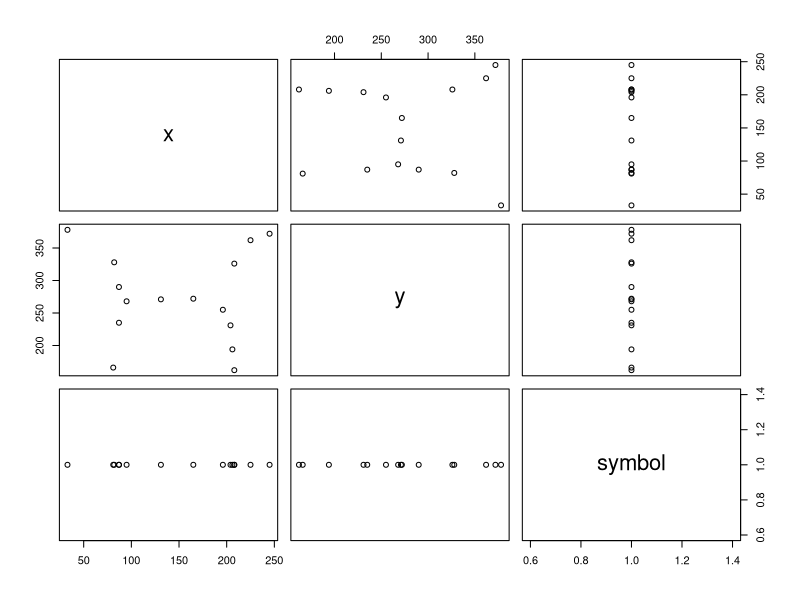
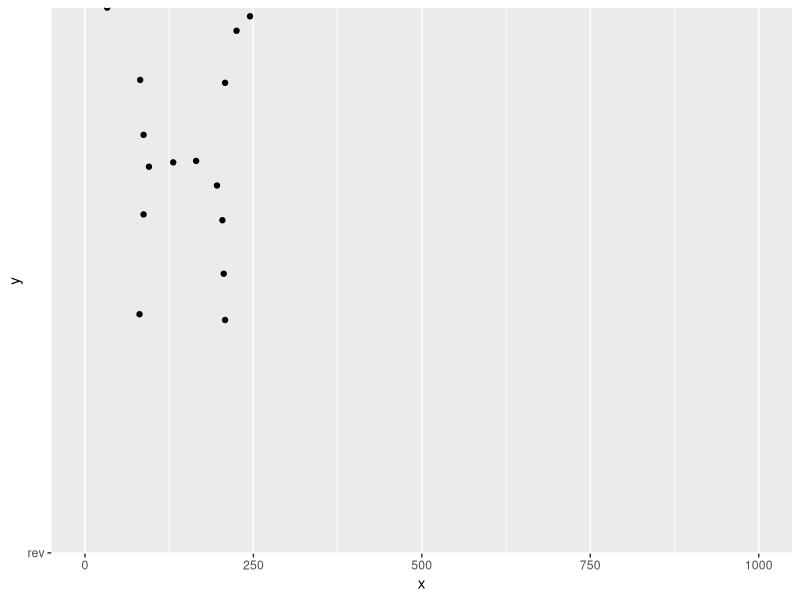

Here is the R script that generated these plots, in order: (Note: this script raises an error after producing the figures.)
# load libraries
library(ggplot2) # the best plotting tool ever
library(gganimate) # animation tool for the best plotting tool ever

# create data frame of dots. line breaks loosely indicate different sections of the letters or changes in pen stroke when writing the letters
df <- data.frame("x" = c(33, 82, 87, 87, 81,
                         95, 131, 165,
                         196, 204, 206, 208,
                         208, 225, 245 
                         ),
                 "y" = c(378, 328, 290, 235, 166,
                         268, 271, 272,
                         255, 231, 194, 162,
                         326, 362, 372),
                 "symbol" = c(rep("H", 15)))

# sample plot
plot(df)


# ggplot of points with geom_smooth() drawing lines between dots to animate handwriting
ggplot(data = df, aes(x = x, y = y)) +
  geom_point() +
  xlim(0,1000) +
  ylim(0,1000) +
  scale_y_discrete(limits = "rev")

+
  scale() # TODO set scale to start at 0 and end at 1000 for both x and y
